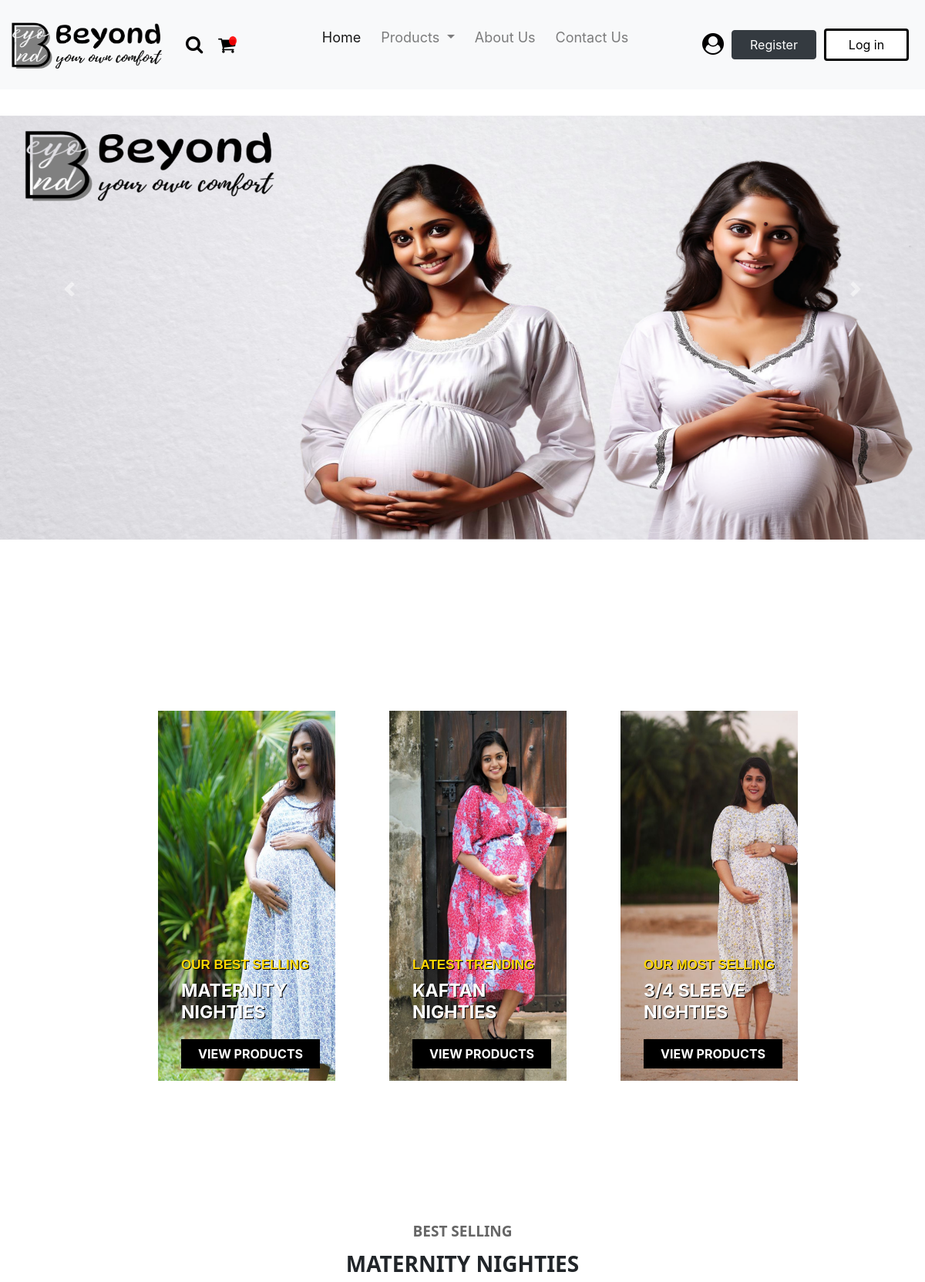
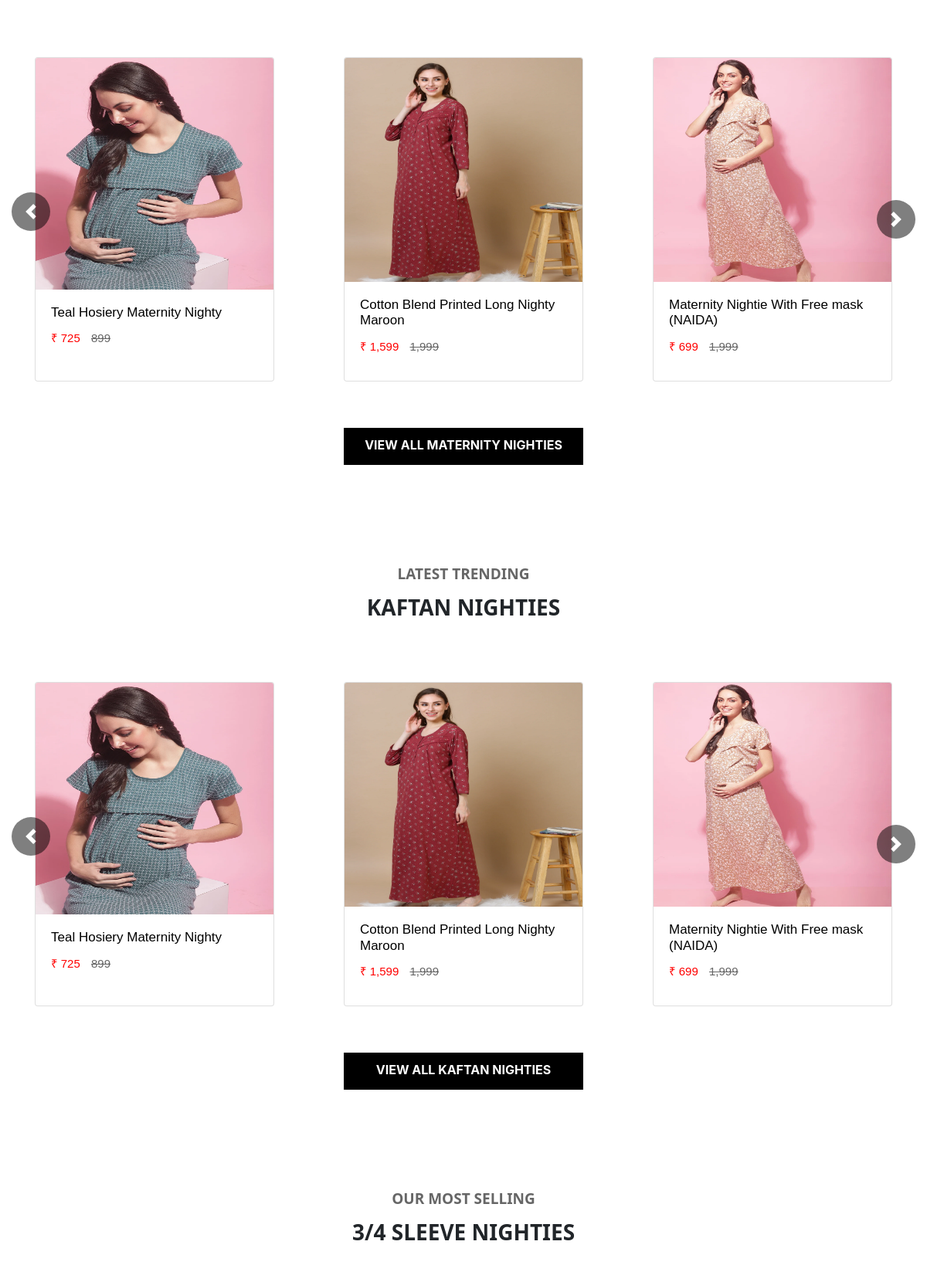
The page / (upper part) on the database its author committed (2 pictures, top to bottom).
### products/models.py (models this page shows, shortened)
class Product(BaseModel):
    product_name = models.CharField(max_length = 100)
    slug = models.SlugField(unique = True, null = True, blank = True)
    category = models.ForeignKey(Category, on_delete = models.CASCADE, related_name = "products")
    brand = models.CharField(max_length = 100, null = True)
    price = models.TextField(max_length = 10, null = True)
    dummy_price = models.TextField(max_length = 10, null = True)
    product_description = models.TextField(max_length = 500)
    color = models.CharField(max_length = 100, null = True)
    size_variant = models.ManyToManyField(SizeVariant, blank = True)

class ProductImage(BaseModel):
    product = models.ForeignKey(Product,  on_delete = models.CASCADE, related_name = "product_images")
    image = models.ImageField(upload_to="product")

### home/views.py (the view)
# urls.py: path('',index, name = 'index'),
def index(request):
    products = Product.objects.all()
    category = Category.objects.all()
    return render(request, 'home/index.html', {'products': products, 'category': category})

### templates/home/index.html (shortened to what this page needs)
{% load static %}
<!DOCTYPE html>
<html lang="en">
<head>
    <link href="https://use.fontawesome.com/releases/v5.0.1/css/all.css" rel="stylesheet">
    <link rel="stylesheet" href="https://cdn.jsdelivr.net/npm/bootstrap@4.6.2/dist/css/bootstrap.min.css">
    <link rel="stylesheet" href="https://cdnjs.cloudflare.com/ajax/libs/font-awesome/4.7.0/css/font-awesome.min.css">
</head>
<body>
    <nav class="navbar navbar-expand-lg navbar-light fixed-top bg-light">
        <a class="navbar-brand" href="{% url 'index' %}"><img src="{% static 'images/logo.png' %}" class="logo"></a>
        <a href="#"><span class="fa fa-search"></span></a>
        <a href="{% url 'cart' %}"><i class="fa badge fa-badge" value="{{ request.user.profile.get_cart_count }}">&#xf07a;</i></a>
        <div class="collapse navbar-collapse" id="navbarSupportedContent">
          <ul class="navbar-nav mr-auto">
            <li class="nav-item active">
              <a class="nav-link js-scroll-trigger" href="{% url 'index' %}">Home <span class="sr-only">(current)</span></a>
            </li>
            <li class="nav-item dropdown">
              <a class="nav-link dropdown-toggle" href="#" role="button" data-toggle="dropdown" aria-expanded="false">
                Products
              </a>
            </li>
            <li class="nav-item">
                <a class="nav-link js-scroll-trigger" href="#">About Us</a>
            </li>
            <li class="nav-item">
                <a class="nav-link js-scroll-trigger" href="#">Contact Us</a>
            </li>
          </ul>
          <form class="form-inline my-2 my-lg-0">
            <a href="" class="account-link js-scroll-trigger"><span class="fa fa-user-circle"></span></a>
            <a class="btn btn-dark js-scroll-trigger" href="{% url 'signup' %}">Register</a>
            <a class="btn btn-outline-dark js-scroll-trigger" href="{% url 'login' %}">Log in</a>
          </form>
        </div>
    </nav>
    <div id="carouselExampleControls4" class="carousel slide" data-ride="carousel">
        <div class="carousel-inner">
            <div class="carousel-item active">
                <img src="{% static 'images/slide-1.png' %}" class="d-block w-100" alt="..." id="carousel-image">
            </div>
        </div>
        <button class="carousel-control-prev" type="button" data-target="#carouselExampleControls4" data-slide="prev">
            <span class="carousel-control-prev-icon" aria-hidden="true"></span>
        </button>
        <button class="carousel-control-next" type="button" data-target="#carouselExampleControls4" data-slide="next">
            <span class="carousel-control-next-icon" aria-hidden="true"></span>
        </button>
    </div>
    <div class="container-fluid" id="container">
        <div class="row">
            <div class="col-xs-1 col-lg-1" style="margin-left: 70px;"></div>
            <div class="col-xs-3 col-lg-3">
                <div class="grid">
                   <div class="grid-image">
                    <img src="{% static 'images/maternity.jpg' %}" class="image" alt="">
                   </div>
                    <div class="grid-content">
                        <h6 class="grid-title">OUR BEST SELLING</h6>
                        <h5 class="grid-title2">MATERNITY NIGHTIES</h5>
                        <a href="{% url 'maternity' %}" class="btn btn-primary">VIEW PRODUCTS</a>
                    </div>
                </div>
            </div>
            <div class="col-xs-3 col-lg-3">
                <div class="grid">
                   <div class="grid-image">
                    <img src="{% static 'images/kaftan.jpg' %}" class="image" alt="">
                   </div>
                    <div class="grid-content">
                        <h6 class="grid-title">LATEST TRENDING</h6>
                        <h5 class="grid-title2">KAFTAN NIGHTIES</h5>
                        <a href="{% url 'kaftan' %}" class="btn btn-primary">VIEW PRODUCTS</a>
                    </div>
                </div>
            </div>
            <div class="col-xs-3 col-lg-3">
                <div class="grid">
                   <div class="grid-image">
                    <img src="{% static 'images/threebyfour.jpg' %}" class="image" alt="">
                   </div>
                    <div class="grid-content">
                        <h6 class="grid-title">OUR MOST SELLING</h6>
                        <h5 class="grid-title2">3/4 SLEEVE NIGHTIES</h5>
                        <a href="{% url 'threebyfourth_sleeve' %}" class="btn btn-primary">VIEW PRODUCTS</a>
                    </div>
                </div>
            </div>
            <div class="col-xs-1 col-lg-1"></div>
            <div class="col-xs-12 col-lg-12">
                <h6 class="sub-title">BEST SELLING</h6>
                <h4 class="main-title">MATERNITY NIGHTIES</h4>
                <div id="carouselExampleControls" class="carousel slide" data-ride="carousel">
                    <div class="carousel-inner">
                        {% for i in products|slice:"3" %}
                        <div class="carousel-item {% if forloop.first %}active{% endif %}">
                            <div class="row">
                                {% for i in products|slice:"3" %}
                                <div class="col-md-4">
                                    <div class="card">
                                        <div class="card-image">
                                            <a href="{% url 'get_products' i.slug %}"><img src="/media/{{i.product_images.first.image}}" class="card-img-top" alt="..."></a>
                                        </div>
                                        <div class="card-body">
                                            <a href="{% url 'get_products' i.slug %}" class="link"><h5 class="card-title">{{i.product_name}}</h5></a>
                                            <p class="card-price">₹ {{i.price}} <strike class="dummy-price">{{i.dummy_price}}</strike></p>
                                        </div>
                                    </div>
                                </div>
                                {% endfor %}
                            </div>
                        </div>
                        {% endfor %}
                    </div>
                    <a class="carousel-control-prev" id="carousel-control-prev" href="#carouselExampleControls" role="button" data-slide="prev">
                      <span class="carousel-control-prev-icon" aria-hidden="true"></span>
                    </a>
                    <a class="carousel-control-next" id="carousel-control-next" href="#carouselExampleControls" role="button" data-slide="next">
                      <span class="carousel-control-next-icon" aria-hidden="true"></span>
                    </a>
                </div>
                <a href="{% url 'maternity' %}" class="btn btn-warning">VIEW ALL MATERNITY NIGHTIES</a>
            </div>
            <div class="col-xs-12 col-lg-12">
                <h6 class="sub-title">LATEST TRENDING</h6>
                <h4 class="main-title">KAFTAN NIGHTIES</h4>
                <div id="carouselExampleControls1" class="carousel slide" data-ride="carousel">
                    <div class="carousel-inner">
                        {% for j in products|slice:"3" %}
                        <div class="carousel-item {% if forloop.first %}active{% endif %}">
                            <div class="row">
                                {% for j in products|slice:"3" %}
                                <div class="col-md-4">
                                    <div class="card">
                                        <div class="card-image">
                                            <a href="{% url 'get_products' j.slug %}"><img src="/media/{{j.product_images.first.image}}" class="card-img-top" alt="..."></a>
                                        </div>
                                        <div class="card-body">
                                            <a href="{% url 'get_products' j.slug %}" class="link"><h5 class="card-title">{{j.product_name}}</h5></a>
                                            <p class="card-price">₹ {{j.price}} <strike class="dummy-price">{{j.dummy_price}}</strike></p>
                                        </div>
                                    </div>
                                </div>
                                {% endfor %}
                            </div>
                        </div>
                        {% endfor %}
                    </div>
                    <a class="carousel-control-prev" id="carousel-control-prev" href="#carouselExampleControls1" role="button" data-slide="prev">
                      <span class="carousel-control-prev-icon" aria-hidden="true"></span>
                    </a>
                    <a class="carousel-control-next" id="carousel-control-next" href="#carouselExampleControls1" role="button" data-slide="next">
                      <span class="carousel-control-next-icon" aria-hidden="true"></span>
                    </a>
                </div>
                <a href="{% url 'kaftan' %}" class="btn btn-warning">VIEW ALL KAFTAN NIGHTIES</a>
            </div>
            <div class="col-xs-12 col-lg-12">
                <h6 class="sub-title">OUR MOST SELLING</h6>
                <h4 class="main-title">3/4 SLEEVE NIGHTIES</h4>
            </div>
        </div>
    </div>
</body>
</html>

### templates/home/index.html (style rules this page uses)
.logo { width: 220px; height: 70px; margin-left: 20px; margin-right: -10px; margin-top: 10px; margin-bottom: 10px; }
.navbar-brand { font-size: 38px; font-weight: bolder; font-family:'Courier New', Courier, monospace; margin-right: 5px; margin-left: -30px; }
.fa-badge { color: black; margin-left: 10px; margin-right: 10px; font-size: 24px; }
.badge:after { content:attr(value); font-size:12px; color: #fff; background: red; border-radius:50%; padding: 0 5px; position:relative; left:-8px; top:-10px; opacity:0.9; }
.fa-search { color: black; margin-left: 20px; font-size: 24px; }
.navbar-nav { margin-left: 70px; margin-bottom: 20px; }
.nav-item { margin-left: 5px; margin-right: 5px; font-size: 18px; }
.account-link { color: black !important; text-decoration: none !important; margin-left: 10px; margin-right: 10px; }
.fa-user-circle { font-size: 28px; }
.btn-dark { margin-right: 10px; width: 110px; }
.btn-outline-dark { width: 110px; margin-right: 5px; }
.btn-outline-dark { background-color: white !important; color: black !important; border: solid black; }
#container { padding-top: 102px; padding-bottom: 150px; }
#carousel-image { height: 550px; margin-top: 100px; }
.grid { margin-top: 90px !important; margin-bottom: 70px !important; margin-left: 20px; margin-right: 20px; }
.grid-image { height: 480px; overflow: hidden; }
.grid-image .image { transition: transform .5s ease; }
.image { width: 320px; height: 480px; }
.grid-content { margin-top: -160px; margin-left: 30px; position: sticky; }
.grid-title { font-size: 17px; color: gold; font-weight: bolder; font-family: Verdana, Geneva, Tahoma, sans-serif; margin-bottom: 10px; text-shadow: 1px 1px black; }
.grid-title2 { font-size: 23px; color: white; font-weight: bolder; margin-bottom: 20px; text-shadow: 1px 1px black; }
.btn-primary { background-color: black !important; color: white; border-radius: 0px; border-color: black !important; width: 180px; font-weight: bolder; }
.sub-title { font-size: 19px; color: #666666; font-weight: bolder; font-family:'Segoe UI', Tahoma, Geneva, Verdana, sans-serif; margin-top: 130px !important; text-align: center; }
.main-title { font-size: 28px; font-weight: bolder; font-family: 'Segoe UI', Tahoma, Geneva, Verdana, sans-serif; margin-top: 15px; text-align: center; }
.carousel { margin-top: 50px; margin-bottom: 30px; }
.card { display: flex !important; width: 310px; height: 420px; margin-left: auto; margin-right: auto; display: block; margin-top: 30px; margin-bottom: 30px; }
.card-img-top { height: 300px; }
#carousel-control-prev { background-color: black; color: white; width: 50px; height: 50px; border-radius: 100px; top: 50%; transform: translateY(-70%); }
#carousel-control-next { background-color: black; color: white; width: 50px; height: 50px; border-radius: 100px; top: 50%; transform: translateY(-50%); }
.card-title { font-size: 17px; font-family: Verdana, Geneva, Tahoma, sans-serif; }
.link { color:black !important; text-decoration: none !important; }
.card-price { font-size: 15px; color: red; font-family: Verdana, Geneva, Tahoma, sans-serif; }
.dummy-price { color:#666666; margin-left: 10px; }
.card-image { height: 300px; overflow: hidden; }
.card-image .card-img-top { transition: transform .5s ease; }
.btn-warning { background-color: black !important; color: white !important; width: 310px; height: 40px; margin-left: auto; margin-right: auto; display: block; border-radius: 0; border: 0; border-color: 0 !important; padding-top: 10px !important; padding-bottom: 38px !important; font-weight: bolder; }

### rows shown on the page
Product: product_images.first.image (picture), product_name "Teal Hosiery Maternity Nighty", price "725", dummy_price "899"
Product: product_images.first.image (picture), product_name "Cotton Blend Printed Long Nighty Maroon", price "1,599", dummy_price "1,999"
Product: product_images.first.image (picture), product_name "Maternity Nightie With Free mask (NAIDA)", price "699", dummy_price "1,999"
